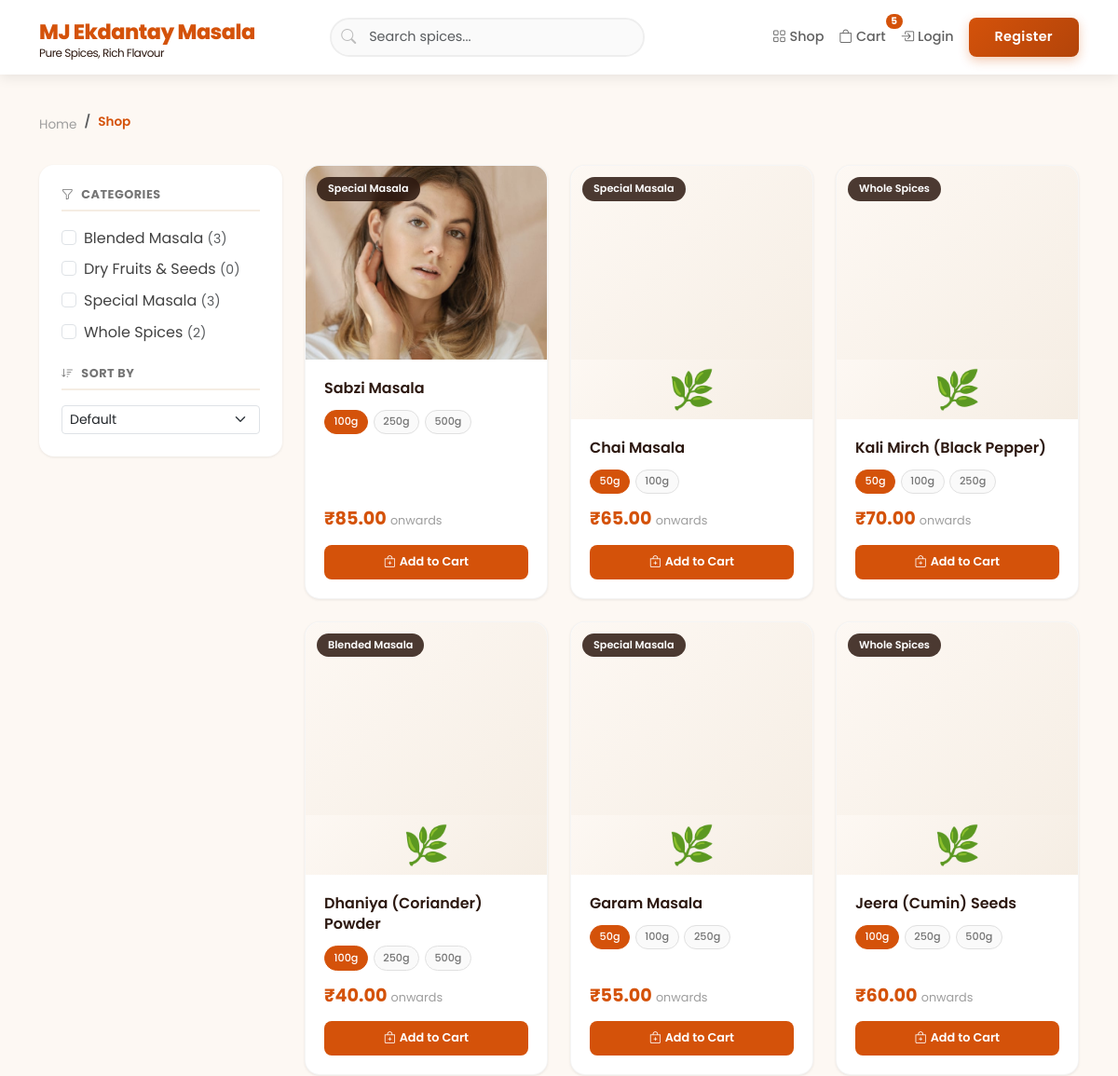
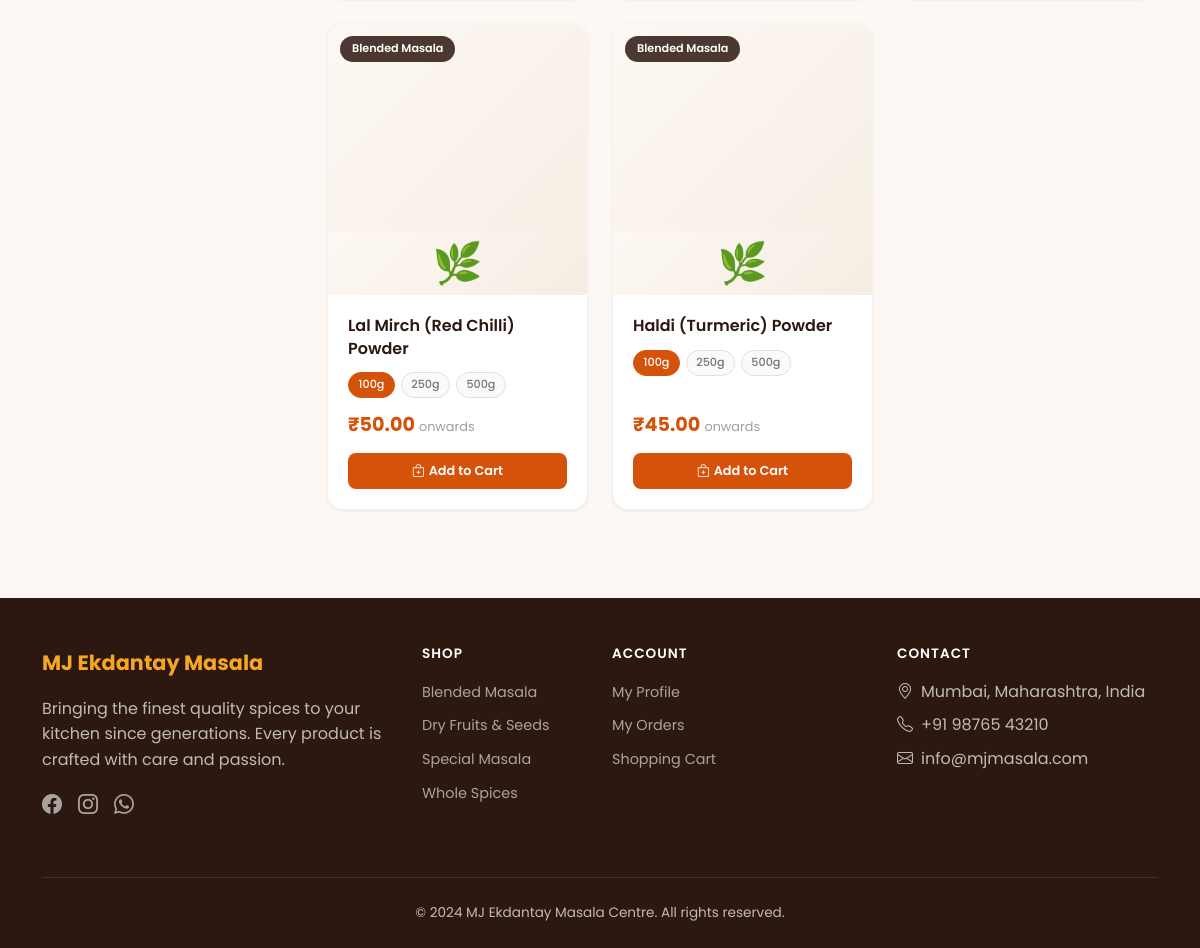
The app's page /shop/ with its own data (2 pictures, top to bottom).
### products/models.py (models this page shows, shortened)
class Category(models.Model):
    name = models.CharField(max_length=200)
    slug = models.SlugField(max_length=200, unique=True)
    description = models.TextField(blank=True)
    image = models.ImageField(upload_to='categories/', blank=True, null=True)
    created_at = models.DateTimeField(auto_now_add=True)
    class Meta:
        verbose_name_plural = 'Categories'
        ordering = ['name']
    def get_absolute_url(self):
        return reverse('products:category', kwargs={'slug': self.slug})

class Product(models.Model):
    name = models.CharField(max_length=200)
    slug = models.SlugField(max_length=200, unique=True)
    description = models.TextField(blank=True)
    ingredients = models.TextField(blank=True, help_text='Comma-separated list of ingredients')
    usage_info = models.TextField(blank=True, help_text='How to use this product')
    category = models.ForeignKey(Category, on_delete=models.CASCADE, related_name='products')
    base_price = models.DecimalField(max_digits=10, decimal_places=2)
    image = models.ImageField(upload_to='products/', blank=True, null=True)
    is_active = models.BooleanField(default=True)
    is_featured = models.BooleanField(default=False)
    created_at = models.DateTimeField(auto_now_add=True)
    updated_at = models.DateTimeField(auto_now=True)
    class Meta:
        ordering = ['-created_at']
    def get_absolute_url(self):
        return reverse('products:product_detail', kwargs={'slug': self.slug})
    @property
    def default_variant(self):
        return self.variants.first()

class ProductVariant(models.Model):
    product = models.ForeignKey(Product, on_delete=models.CASCADE, related_name='variants')
    weight_label = models.CharField(max_length=50, help_text='e.g. 100g, 250g, 500g')
    price = models.DecimalField(max_digits=10, decimal_places=2)
    stock_quantity = models.PositiveIntegerField(default=0)
    created_at = models.DateTimeField(auto_now_add=True)
    class Meta:
        ordering = ['price']

### products/views.py (the view)
# urls.py: path('shop/', views.shop, name='shop'),
def shop(request):
    products = Product.objects.filter(is_active=True).select_related('category').prefetch_related('variants')
    query = request.GET.get('q', '')
    if query:
        products = products.filter(
            Q(name__icontains=query) | Q(description__icontains=query)
        )
    category_slugs = request.GET.getlist('category')
    if category_slugs:
        products = products.filter(category__slug__in=category_slugs)
    min_price = request.GET.get('min_price')
    max_price = request.GET.get('max_price')
    if min_price:
        products = products.annotate(min_variant_price=Min('variants__price')).filter(
            min_variant_price__gte=min_price
        )
    if max_price:
        products = products.annotate(min_variant_price=Min('variants__price')).filter(
            min_variant_price__lte=max_price
        )
    sort = request.GET.get('sort', '')
    if sort == 'price_low':
        products = products.annotate(min_variant_price=Min('variants__price')).order_by('min_variant_price')
    elif sort == 'price_high':
        products = products.annotate(min_variant_price=Min('variants__price')).order_by('-min_variant_price')
    elif sort == 'name':
        products = products.order_by('name')
    categories = Category.objects.all()
    context = {
        'products': products,
        'categories': categories,
        'query': query,
        'selected_categories': category_slugs,
        'sort': sort,
    }
    return render(request, 'products/shop.html', context)

### orders/context_processors.py (called while the page is built)
def cart_count(request):
    count = 0
    try:
        if request.user.is_authenticated:
            cart = Cart.objects.filter(user=request.user).first()
        else:
            if not request.session.session_key:
                request.session.create()
            cart = Cart.objects.filter(session_key=request.session.session_key).first()
        if cart:
            count = cart.total_items
    except Exception:
        pass
    return {'cart_item_count': count}

### orders/models.py (called while the page is built)
    @property
    def total_items(self):
        return sum(item.quantity for item in self.items.all())

### products/context_processors.py (called while the page is built)
def categories_processor(request):
    return {
        'all_categories': Category.objects.all()
    }

### templates/products/shop.html (shortened to what this page needs)
{% extends 'base.html' %}
{% load static %}
{% load product_tags %}
{% block content %}
<div class="container py-4">
    <nav class="breadcrumb-custom">
        <ol class="breadcrumb mb-0">
            <li class="breadcrumb-item"><a href="{% url 'products:home' %}">Home</a></li>
            <li class="breadcrumb-item active">Shop</li>
        </ol>
    </nav>
    <div class="row">
        <div class="col-lg-3 mb-4">
            <div class="shop-sidebar">
                <h6><i class="bi bi-funnel me-2"></i>Categories</h6>
                <form id="filter-form" method="GET" action="{% url 'products:shop' %}">
                    {% for cat in categories %}
                    <div class="form-check">
                        <input class="form-check-input" type="checkbox" name="category" value="{{ cat.slug }}"
                               id="cat-{{ cat.slug }}" {% if cat.slug in selected_categories %}checked{% endif %}
                               onchange="document.getElementById('filter-form').submit();">
                        <label class="form-check-label" for="cat-{{ cat.slug }}">
                            {{ cat.name }}
                            <small class="text-muted">({{ cat.products.count }})</small>
                        </label>
                    </div>
                    {% endfor %}
                    <h6 class="mt-4"><i class="bi bi-sort-down me-2"></i>Sort By</h6>
                    <select class="form-select form-select-sm" name="sort" onchange="document.getElementById('filter-form').submit();">
                        <option value="">Default</option>
                    </select>
                </form>
            </div>
        </div>
        <div class="col-lg-9">
            {% if products %}
            <div class="row g-4">
                {% for product in products %}
                <div class="col-lg-4 col-md-4 col-6">
                    <div class="product-card">
                        <a href="{{ product.get_absolute_url }}">
                            <div class="product-image-wrapper">
                                <span class="category-tag">{{ product.category.name }}</span>
                                {% if product.image %}
                                <img src="{{ product.image.url }}" alt="{{ product.name }}">
                                {% else %}
                                <div class="placeholder-image">🌿</div>
                                {% endif %}
                            </div>
                        </a>
                        <div class="product-info">
                            <h6 class="product-name">
                                <a href="{{ product.get_absolute_url }}">{{ product.name }}</a>
                            </h6>
                            <div class="variant-pills">
                                {% for variant in product.variants.all %}
                                <span class="variant-pill card-variant-pill {% if forloop.first %}active{% endif %}"
                                      data-price="{{ variant.price }}"
                                      data-variant-id="{{ variant.id }}">{{ variant.weight_label }}</span>
                                {% endfor %}
                            </div>
                            {% with product.default_variant as dv %}
                            {% if dv %}
                            <div class="product-price">
                                <span class="card-price-value">₹{{ dv.price }}</span>
                                <small>onwards</small>
                            </div>
                            <form class="add-to-cart-form" action="{% url 'orders:add_to_cart' %}" method="POST">
                                <button type="submit" class="btn-cart">
                                    <i class="bi bi-bag-plus me-1"></i>Add to Cart
                                </button>
                            </form>
                            {% endif %}
                            {% endwith %}
                        </div>
                    </div>
                </div>
                {% endfor %}
            </div>
            {% endif %}
        </div>
    </div>
</div>
{% endblock %}

### templates/base.html (shortened to what this page needs)
{% load static %}
{% load product_tags %}
<!DOCTYPE html>
<html lang="en">
<head>
    <link href="https://cdn.jsdelivr.net/npm/bootstrap@5.3.2/dist/css/bootstrap.min.css" rel="stylesheet">
    <link href="https://cdn.jsdelivr.net/npm/bootstrap-icons@1.11.1/font/bootstrap-icons.css" rel="stylesheet">
    <link href="{% static 'css/style.css' %}" rel="stylesheet">
</head>
<body>
    <nav class="navbar navbar-expand-lg navbar-custom">
        <div class="container">
            <a class="navbar-brand" href="{% url 'products:home' %}">
                MJ Ekdantay Masala
                <span>Pure Spices, Rich Flavour</span>
            </a>
            <div class="collapse navbar-collapse" id="navbarMain">
                <form class="navbar-search mx-auto" action="{% url 'products:shop' %}" method="GET">
                    <i class="bi bi-search search-icon"></i>
                    <input type="text" name="q" class="form-control" placeholder="Search spices..." value="{{ request.GET.q|default:'' }}">
                </form>
                <ul class="navbar-nav ms-auto align-items-center">
                    <li class="nav-item">
                        <a class="nav-link" href="{% url 'products:shop' %}">
                            <i class="bi bi-grid me-1"></i>Shop
                        </a>
                    </li>
                    <li class="nav-item">
                        <a class="nav-link cart-badge" href="{% url 'orders:cart' %}">
                            <i class="bi bi-bag me-1"></i>Cart
                            <span class="badge cart-count-badge" style="{% if cart_item_count == 0 %}display:none{% endif %}">{{ cart_item_count }}</span>
                        </a>
                    </li>
                    {% if user.is_authenticated %}
                    <li class="nav-item dropdown">
                        <a class="nav-link dropdown-toggle" href="#" data-bs-toggle="dropdown">
                            <i class="bi bi-person-circle me-1"></i>{{ user.first_name|default:"Account" }}
                        </a>
                        <ul class="dropdown-menu dropdown-menu-end shadow-sm border-0">
                            <li><a class="dropdown-item" href="{% url 'accounts:profile' %}"><i class="bi bi-person me-2"></i>Profile</a></li>
                            <li><a class="dropdown-item" href="{% url 'accounts:my_orders' %}"><i class="bi bi-box me-2"></i>My Orders</a></li>
                            {% if user.is_superuser %}
                            <li><hr class="dropdown-divider"></li>
                            <li><a class="dropdown-item" href="/store-admin/"><i class="bi bi-gear me-2"></i>Admin Panel</a></li>
                            {% endif %}
                            <li><hr class="dropdown-divider"></li>
                            <li><a class="dropdown-item" href="{% url 'accounts:logout' %}"><i class="bi bi-box-arrow-right me-2"></i>Logout</a></li>
                        </ul>
                    </li>
                    {% else %}
                    <li class="nav-item">
                        <a class="nav-link" href="{% url 'accounts:login' %}">
                            <i class="bi bi-box-arrow-in-right me-1"></i>Login
                        </a>
                    </li>
                    <li class="nav-item">
                        <a class="btn btn-primary-custom btn-sm ms-2" href="{% url 'accounts:register' %}">Register</a>
                    </li>
                    {% endif %}
                </ul>
            </div>
        </div>
    </nav>
    {% block content %}{% endblock %}
    <footer class="footer">
        <div class="container">
            <div class="row">
                <div class="col-lg-4 mb-4">
                    <div class="footer-brand mb-3">MJ Ekdantay Masala</div>
                    <p class="mb-3">Bringing the finest quality spices to your kitchen since generations. Every product is crafted with care and passion.</p>
                    <div class="d-flex gap-3">
                        <a href="#"><i class="bi bi-facebook fs-5"></i></a>
                        <a href="#"><i class="bi bi-instagram fs-5"></i></a>
                        <a href="#"><i class="bi bi-whatsapp fs-5"></i></a>
                    </div>
                </div>
                <div class="col-lg-2 col-md-4 mb-4">
                    <h6>Shop</h6>
                    <ul class="list-unstyled">
                        {% for cat in all_categories %}
                        <li class="mb-2"><a href="{{ cat.get_absolute_url }}">{{ cat.name }}</a></li>
                        {% endfor %}
                    </ul>
                </div>
                <div class="col-lg-3 col-md-4 mb-4">
                    <h6>Account</h6>
                    <ul class="list-unstyled">
                        <li class="mb-2"><a href="{% url 'accounts:profile' %}">My Profile</a></li>
                        <li class="mb-2"><a href="{% url 'accounts:my_orders' %}">My Orders</a></li>
                        <li class="mb-2"><a href="{% url 'orders:cart' %}">Shopping Cart</a></li>
                    </ul>
                </div>
                <div class="col-lg-3 col-md-4 mb-4">
                    <h6>Contact</h6>
                    <ul class="list-unstyled">
                        <li class="mb-2"><i class="bi bi-geo-alt me-2"></i>Mumbai, Maharashtra, India</li>
                        <li class="mb-2"><i class="bi bi-telephone me-2"></i>+91 98765 43210</li>
                        <li class="mb-2"><i class="bi bi-envelope me-2"></i>info@mjmasala.com</li>
                    </ul>
                </div>
            </div>
            <div class="footer-bottom">
                <p class="mb-0">&copy; 2024 MJ Ekdantay Masala Centre. All rights reserved.</p>
            </div>
        </div>
    </footer>
</body>
</html>

### records on screen
Category: name "Blended Masala", products.count "3"
Category: name "Dry Fruits & Seeds", products.count "0"
Category: name "Special Masala", products.count "3"
Category: name "Whole Spices", products.count "2"
Product: category.name "Special Masala", image (picture), name "Sabzi Masala", default_variant.price "85.00"
ProductVariant: weight_label "100g"
ProductVariant: weight_label "250g"
ProductVariant: weight_label "500g"
Product: category.name "Special Masala", name "Chai Masala", default_variant.price "65.00"
ProductVariant: weight_label "50g"
ProductVariant: weight_label "100g"
Product: category.name "Whole Spices", name "Kali Mirch (Black Pepper)", default_variant.price "70.00"
ProductVariant: weight_label "50g"
ProductVariant: weight_label "100g"
ProductVariant: weight_label "250g"
Product: category.name "Blended Masala", name "Dhaniya (Coriander) Powder", default_variant.price "40.00"
ProductVariant: weight_label "100g"
ProductVariant: weight_label "250g"
ProductVariant: weight_label "500g"
Product: category.name "Special Masala", name "Garam Masala", default_variant.price "55.00"
ProductVariant: weight_label "50g"
ProductVariant: weight_label "100g"
ProductVariant: weight_label "250g"
Product: category.name "Whole Spices", name "Jeera (Cumin) Seeds", default_variant.price "60.00"
ProductVariant: weight_label "100g"
ProductVariant: weight_label "250g"
ProductVariant: weight_label "500g"
Product: category.name "Blended Masala", name "Lal Mirch (Red Chilli) Powder", default_variant.price "50.00"
ProductVariant: weight_label "100g"
ProductVariant: weight_label "250g"
ProductVariant: weight_label "500g"
Product: category.name "Blended Masala", name "Haldi (Turmeric) Powder", default_variant.price "45.00"
ProductVariant: weight_label "100g"
ProductVariant: weight_label "250g"
ProductVariant: weight_label "500g"

### other values on screen
{{ cart_item_count }} "5"
